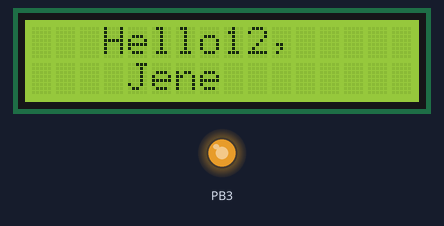
The program below on a simulated ATmega8, built with avr-gcc and emulated at 8 MHz. On the bench: 16×2 character LCD, output pins drawn as LEDs (lit = HIGH). Wiring (inferred from the names in the program): character LCD (HD44780): RS PB2; E PB1; data PB4, PB5, PB6, PB7. Pins used as bus, display or sensor lines are not drawn.

Above: at 0.12 s.
At 2.3 s:
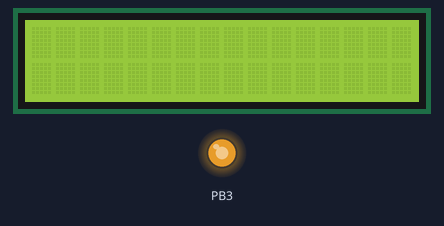
At 5.73 s:
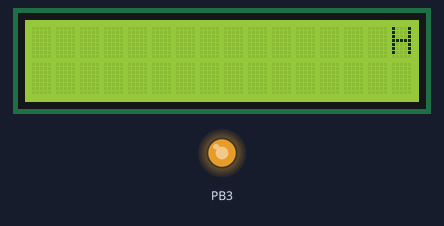
At 8.53 s:
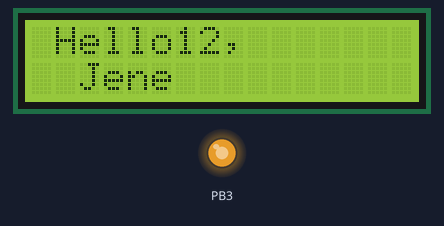
Timing chart, 0 to 10.0 s (numbered marks = the images above):
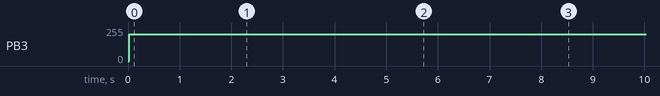

The program:

main.c
```c
#include "main.h"


void PWM_ini (void) {
	DDRB |= (1<<PB3); //Âêëþ÷àåì âûõîä PWM
	TCCR2 = 0;
	TCCR2 |= (1<<WGM20) | (1<<WGM21); // Enable Fast PWM
	TCCR2 |= (1<<COM21); //Clear OC2 on Compare Match, set OC2 at BOTTOM, (non-inverting mode)
	TCCR2 |= (1<<CS22); //Óñòàíàâëèâàåì ïðåääåëèòåëü íà 64
	TCNT2 = 0; //Ñáðîñ ñ÷åò÷èêà
	OCR2 = 200; //Íå áîëåå 200
}

void brightness (uint8_t B)
{
	 OCR2 = B;
}


int main(void) {
	port_ini ();
	LCD_ini ();
	PWM_ini ();
//	sei ();

	locate(0,4);
	print ("Hello12,");
//	send_byte('P',1);
	locate(1,5);
	print("Jene");

    while(1)
    {
        shift (3);
		_delay_ms(200);
    }
}
```

main.h
```c
#ifndef MAIN_H_
#define MAIN_H_

#define F_CPU 8000000L
#include <avr/io.h>
#include <avr/interrupt.h>
#include <util/delay.h>

#define DDR_LCD DDRB
#define LCD PORTB
#define DDR_E_RS DDRB
#define PORT_E_RS PORTB

#define E 1
#define RS 2
#define E1 PORT_E_RS |= (1<<E)
#define E0 PORT_E_RS &= ~(1<<E)
#define RS1 PORT_E_RS |= (1<<RS)
#define RS0 PORT_E_RS &= ~(1<<RS)
#define D 0b11110000

#include "LCD.h"


#endif /* MAIN_H_ */
```

LCD.c
```c
#include "LCD.h"

void port_ini (void) {
	DDR_LCD |= D; //
	LCD &= ~D; //
	DDR_E_RS |= (1<<RS) | (1<<E);
	PORT_E_RS &= ~((1<<RS) | (1<<E));
}

void write (uint8_t n) {
	n <<= 4;
	E1; //_delay_us(50);
	LCD &= ~D; //Î÷èñòêà ïðåä³äóùåé îòïðàâêè
	LCD |= n;
	E0; _delay_us(50);
}

void send_byte (uint8_t data, uint8_t mode) {
	if (mode) RS1;
	else RS0;
	write(data>>4);
	write(data);
}

void LCD_ini (void) {
	_delay_ms(20);
	RS0;
	write(3); _delay_ms(5);
	write(3); _delay_us(200);
	write(3); _delay_us(50);
	write(2); _delay_us(50);
	send_byte(0b00101000,0); _delay_us(50); //Interface data - 8bit, Displey line - 2, Displey font - 5x8
	send_byte(0b00001100,0); _delay_us(50); //DB2 - displey on/off, DB1 - cursor on/off, DB0 - cursor blink on/off
	send_byte(1,0); _delay_ms(2); // Clear display
	send_byte(0b00000110,0); _delay_us(50);	//DB1 - 1:display moves to right, 0:display moves to left ; DB0 - Ñäâèã äèñïëåÿ
}

void locate (uint8_t line, uint8_t pos) {
	send_byte (0x80 | (0x40*line + pos), 0);
}

void print (const char* str) {
		while (*str != '\0') send_byte(*str++, 1);
}

void shift (unsigned char s) { //Ñäâèã êóðñîðà èëè äèñïëåÿ. 1 - ñäâèã êóðñîðà âëåâî, 2 - ñäâèã êóðñîðà âïðàâî, 3-ñäâèã äèñïëåÿ âëåâî, 4 -ñäâèã äèñïëåÿ âïðàâî
	switch (s)
	{
		case (1): send_byte (0b00010000, 0); break;
		case (2): send_byte (0b00010100, 0); break;
		case (3): send_byte (0b00011000, 0); break; //Ñäâèã ýêðàíà âëåâî
		case (4): send_byte (0b00011100, 0); break; //Ñäâèã ýêðàíà âïðàâî
	}
}
//-------------------------------------------------------------------
void entry (unsigned char s) {
	if (s == 1) send_byte (0b00000110, 0); //Êóðñîð ñìåùàåòñÿ âïðàâî íà îäíó ïîçèöèþ
	if (s == 2) send_byte (0b00000100, 0); //Êóðñîð ñìåùàåòñÿ âëåâî íà îäíó ïîçèöèþ
	if (s == 3) send_byte (0b00000111, 0); //Êóðñîð äâèæåòüñÿ âïðàâî
	if (s == 4) send_byte (0b00000101, 0); //Êóðñîð äâèæåòüñÿ âëåâî
}
```

LCD.h
```c
#ifndef LCD_H_
#define LCD_H_

#include "main.h"

void port_ini (void);
void write (uint8_t n);
void send_byte (uint8_t data, uint8_t mode);
void LCD_ini (void);
void locate (uint8_t line, uint8_t pos);
void print (const char* str);
void shift (unsigned char s);
void entry (unsigned char s);

#endif /* LCD_H_ */
```

Measured:
- by itself, PB3: 0/255 → 200/255 at 0.03 s
- what the display in image 1 shows lasts 3.4 s, from 2.2 s to 5.6 s
